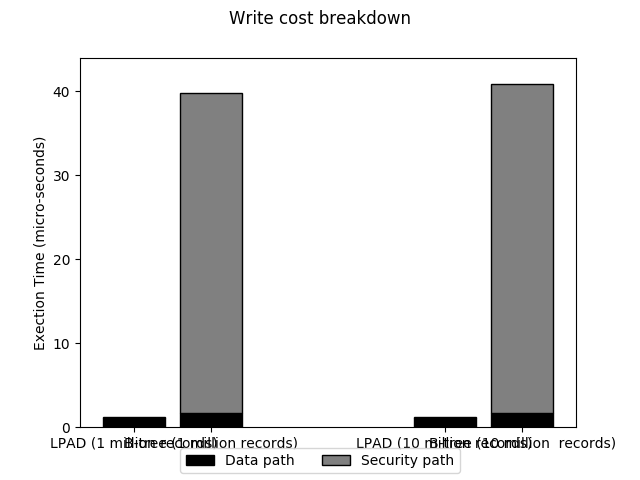

Reproduce this figure in Python.
#!/usr/bin/env python2
import numpy as np
import matplotlib.pyplot as plt
c_1 = np.array([[1.102, 1.103],
                    [0.063,0.064]]);
c_1_colors = ['black', 'grey', 'white']
c_1_hatches = ['', '', '//']
c_1_labels = ['Data path', 'Security path']
c_2 = np.array([[1.646,1.723],
                    [38.102,39.123]]);
#c_2_colors = ['skyblue', 'brown', 'y', 'blue']
#c_2_labels = ['PAL Code', 'Bash', 'App', 'Kernel']
ind = np.arange(2)    
width = 0.2    
f,ax = plt.subplots()
#f.subplots_adjust(bottom=0.2) #make room for the legend
plt.yticks(np.arange(0,44,10))
plt.xticks([0,0.125,0.25,1,1.125,1.25], ('LPAD','\n(1 million records)', 'SingleMT','LPAD','\n(10 million records)','SingleMT'))
plt.suptitle('Write cost breakdown')
plt.suptitle('Write cost breakdown')
p = [] # list of bar properties
def create_subplot(matrix, matrix2, colors, hatches,axis, title):
	bar_renderers = []
	ind = np.arange(matrix.shape[1])
	bottoms = np.cumsum(np.vstack((np.zeros(matrix.shape[1]), matrix)), axis=0)[:-1]
	for i, row in enumerate(matrix):
		r = axis.bar(ind, row, width=0.2, color=colors[i], hatch=hatches[i],edgecolor='black',bottom=bottoms[i])
		bar_renderers.append(r)
	bottoms = np.cumsum(np.vstack((np.zeros(matrix2.shape[1]), matrix2)), axis=0)[:-1]
	for i, row in enumerate(matrix2):
		r1 = axis.bar(ind+0.25, row, width=0.2, color=colors[i], hatch=hatches[i],edgecolor='black',bottom=bottoms[i])
		bar_renderers.append(r1)
	return bar_renderers
        
p.extend(create_subplot(c_1,c_2,c_1_colors, c_1_hatches,ax, '1'))
##p.extend(create_subplot(c_2,c_2_colors, ax[1], '2'))
ax.set_ylabel('Exection Time (micro-seconds)') # add left y label
ax.set_ybound(0, 44) # add buffer at the top of the bars
f.legend(((x[0] for x in p)), # bar properties
(c_1_labels), 
bbox_to_anchor=(0.5, 0.8), 
loc='lower center',
ncol=3)
#plt.show()
plt.savefig("write_breakdown_recordcounts.ps");
